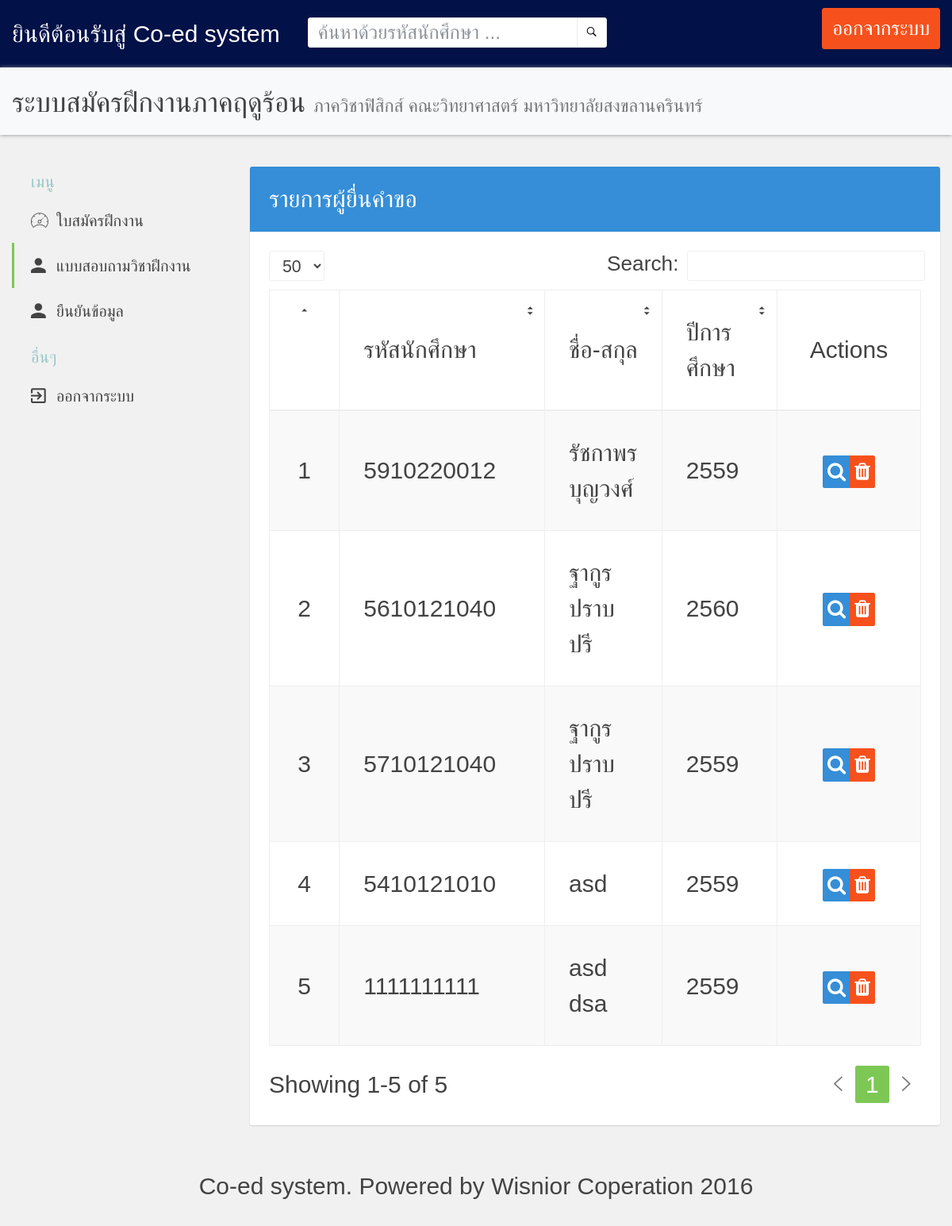
The app's page /student/question.php with its own data.
### tables this page shows
CREATE TABLE `trs3_registration` (
  `registration_id` int(10) UNSIGNED NOT NULL,
  `reg_year` varchar(6) NOT NULL,
  `std_id` varchar(10) NOT NULL,
  `std_fullname_th` varchar(150) NOT NULL,
  `std_fullname_en` varchar(150) NOT NULL,
  `std_profilepic` text NOT NULL,
  `dob` date NOT NULL,
  `age` int(11) NOT NULL,
  `rel` enum('0','1','2','3','4','99') NOT NULL DEFAULT '0',
  `race` varchar(100) NOT NULL,
  `nation` varchar(100) NOT NULL,
  `phone` varchar(15) NOT NULL,
  `email` varchar(150) NOT NULL,
  `address` text NOT NULL,
  `gpa` varchar(10) NOT NULL,
  `ergen_person` varchar(150) NOT NULL,
  `ergen_relation` varchar(150) NOT NULL,
  `ergen_phone` varchar(100) NOT NULL,
  `train_start` date NOT NULL,
  `train_end` date NOT NULL,
  `job_attr` varchar(255) NOT NULL,
  `job_type` varchar(255) NOT NULL,
  `act_1` varchar(255) NOT NULL,
  `act_2` varchar(255) NOT NULL,
  `act_3` varchar(255) NOT NULL,
  `act_4` varchar(255) NOT NULL,
  `eng_skill` enum('0','1','2','3') NOT NULL DEFAULT '0',
  `com_skill_1` varchar(255) NOT NULL,
  `com_skill_2` varchar(255) NOT NULL,
  `com_skill_3` varchar(255) NOT NULL,
  `reg_date` date NOT NULL,
  `confirm_status` enum('N','Y') NOT NULL DEFAULT 'N'
);

### xplor-connect.php (called while the page is built, shortened)
<?php
class database extends Configuration{
  private $pdo;
  public function connect(){
    try {
      $this->pdo = new PDO('mysql:host='.$this->config['host'].';dbname='.$this->config['dbname'], $this->config['dbuser'], $this->config['dbpass'], array(PDO::MYSQL_ATTR_INIT_COMMAND => "SET NAMES utf8") );
    } catch (Exception $e) {
      echo "Can not connect database";
    }
	}
  public function select($strSQL, $array){
    $stagement = $this->pdo->prepare($strSQL);
    $stagement->execute($array);
    $count = $stagement->rowCount();
    if($count > 0){
      return $stagement;
    }else{
      return false;
    }
  }
}

### student/question.php (the view, shortened to what this page needs)
<?php
include "../xplor-connect.php";
$db = new database();
$db->connect();
?>
<!DOCTYPE html>
<html>
  <head>
    <link rel="stylesheet" href="../../assets/js/plugins/datatables/jquery.dataTables.min.css" />
    <link rel="stylesheet" id="css-font-awesome" href="../../assets/css/font-awesome.css" />
    <link rel="stylesheet" id="css-ionicons" href="../../assets/css/ionicons.css" />
    <link rel="stylesheet" id="css-bootstrap" href="../../assets/css/bootstrap.css" />
    <link rel="stylesheet" id="css-app" href="../../assets/css/app.css" />
    <link rel="stylesheet" id="css-app-custom" href="../../assets/css/app-custom.css" />
  </head>
  <body>
                <header class="app-layout-header" style="background: #021148; color: #fff;">
                    <nav class="navbar navbar-default">
                        <div class="container-fluid">
                            <div class="navbar-header">
                                <span class="navbar-page-title">
                                  ยินดีต้อนรับสู่ Co-ed system
                        				</span>
                            </div>
                            <div class="collapse navbar-collapse" id="header-navbar-collapse">
                                <form class="navbar-form navbar-left app-search-form" role="search">
                                    <div class="form-group">
                                        <div class="input-group">
                                            <input class="form-control" type="search" id="search-input" placeholder="ค้นหาด้วยรหัสนักศึกษา ..." />
                                            <span class="input-group-btn">
                              								<button class="btn" type="button" style="color: #000;"><i class="ion-ios-search-strong"></i></button>
                              							</span>
                                        </div>
                                    </div>
                                </form>
                                <ul class="nav navbar-nav navbar-right navbar-toolbar hidden-sm hidden-xs">
                                    <li style="padding-top: 10px;">
                                      <button type="button" name="button" class="btn btn-app-red" id="btnSignout_sub">ออกจากระบบ</button>
                                    </li>
                                </ul>
                            </div>
                        </div>
                    </nav>
                </header>
  <div class="" style="background: #f7f9fa; padding: 0px 0px 10px 0px; margin-bottom: 20px; -moz-box-shadow: 0 0 5px #888;
            -webkit-box-shadow: 0 0 5px#888;
            box-shadow: 0 0 5px #888;">
                  <div class="container-fluid">
                    <div class="row">
                      <div class="col-sm-12 text-left">
                        <h2 style="font-weight: 400; background: transparent;">ระบบสมัครฝึกงานภาคฤดูร้อน <small>ภาควิชาฟิสิกส์ คณะวิทยาศาสตร์ มหาวิทยาลัยสงขลานครินทร์</small></h2>
                      </div>
                    </div>
                  </div>
    </div>
    <div class="container-fluid">
      <div class="row" style="padding-top: 0px; margin-top: 0px;">
        <div class="col-sm-3">
          <nav class="drawer-main">
            <ul class="nav nav-drawer" >
                <li class="nav-item nav-drawer-header" style="font-weight: 500; color: teal;">เมนู</li>
                <li class="nav-item ">
                    <a href="./" style="font-weight: 300;"><i class="ion-ios-speedometer-outline"></i> ใบสมัครฝึกงาน</a>
                </li>
                <li class="nav-item active">
                    <a href="./question/" style="font-weight: 300;"><i class="ion-android-person"></i> แบบสอบถามวิชาฝึกงาน</a>
                </li>
                <li class="nav-item">
                    <a href="./useraccount/" style="font-weight: 300;"><i class="ion-android-person"></i> ยืนยันข้อมูล</a>
                </li>
                <li class="nav-item nav-drawer-header" style="font-weight: 500; color: teal;">อื่นๆ</li>
                <li class="nav-item">
                    <a href="../signout.php" style="font-weight: 300;"><i class="ion-android-exit"></i> ออกจากระบบ</a>
                </li>
            </ul>
          </nav>
        </div>
        <div class="col-sm-9" style="padding-top: 20px;" id="loginPane">
          <div class="row">
            <div class="col-sm-12">
              <div class="card">
                <div class="card-header bg-blue bg-inverse">
                    <h4 style="background: transparent; font-weight: 400;">รายการผู้ยื่นคำขอ</h4>
                </div>
                <div class="card-block">
                  <table class="table table-bordered table-striped table-vcenter js-dataTable-full">
                    <thead>
                        <tr>
                            <th class="text-center"></th>
                            <th>รหัสนักศึกษา</th>
                            <th class="hidden-xs">ชื่อ-สกุล</th>
                            <th class="hidden-xs w-20">ปีการศึกษา</th>
                            <th class="text-center" style="width: 10%;">Actions</th>
                        </tr>
                    </thead>
                    <tbody>
                      <?php
                      $strSQL = "SELECT * FROM trs3_registration WHERE confirm_status = ? ORDER BY registration_id ";
                      $result = $db->select($strSQL, array("N"));
                      if($result){
                        $c = 1;
                        foreach ($result as $value) {
                          ?>
                          <tr>
                              <td class="text-center"><?php echo $c; $c++; ?></td>
                              <td class="font-500"><?php echo $value['std_id']; ?></td>
                              <td class="hidden-xs"><?php echo $value['std_fullname_th']; ?></td>
                              <td class="hidden-xs"><?php echo $value['reg_year']; ?></td>
                              <td class="text-center">
                                  <div class="btn-group">
                                      <button class="btn btn-xs btn-app-blue" type="button" data-toggle="tooltip" title="ดูข้อมูล" onclick="redirect('../applicationinfo/?pid=<?php echo $value['registration_id']; ?>')"><i class="fa fa-search"></i></button>
                                      <button class="btn btn-xs btn-app-red" type="button" data-toggle="tooltip" title="ลบรายการ" onclick="redirect_conf('../../controller/delete_register.php?pid=<?php echo $value['registration_id']; ?>')"><i class="fa fa-trash"></i></button>
                                  </div>
                              </td>
                          </tr>
                          <?php
                        }
                      }
                      ?>
                      </tbody>
                    </table>
                </div>
              </div>
            </div>
          </div>
        </div>
      </div>
    </div>
    <footer style="margin-top: 30px; padding-bottom: 50px;">
      <div class="container-fluid">
        <div class="row">
          <div class="col-sm-12 text-center">
            Co-ed system. Powered by Wisnior Coperation 2016
          </div>
        </div>
      </div>
    </footer>
    <link rel="stylesheet" type="text/css" href="../../ext-lib/sweetalert-master/dist/sweetalert.css">
  </body>
</html>

### assets/css/app.css (style rules this page uses)
.drawer-main { margin-top: 24px; font-size: 13px; -webkit-transform: translateZ(0); transform: translateZ(0); }
.nav-drawer li a { padding-right: 24px; padding-left: 52.99999px; color: inherit; font-weight: 500; }
.nav-drawer > li > a { border-left: 3px solid transparent; padding-top: 14px; padding-bottom: 13px; }
.nav-drawer > .active > a { background-color: transparent; border-color: #7dc855; }
.nav-drawer > li > a > i { position: absolute; left: 21px; font-size: 1.25em; line-height: 1.25; }
.nav-drawer-header { padding: 15px 24px 5px; font-size: 87.5%; letter-spacing: .5px; text-transform: uppercase; opacity: .38; }
.nav-drawer-header:first-of-type { padding-top: 0; }
.app-layout-header { z-index: 4; background-color: #fff; box-shadow: 0 1px 2px rgba(0, 0, 0, 0.14); }
.navbar-page-title { display: inline-block; margin-right: 20px; padding-top: 20px; padding-bottom: 20px; font-weight: 500; }
.navbar .app-search-form .form-control, .navbar .app-search-form .btn { background-color: #fff; border-color: #edeeef; }
.navbar .app-search-form .form-group { width: 100%; }
.card { margin-bottom: 24px; border-radius: 3px; box-shadow: 0 1px 2px rgba(0, 0, 0, 0.14); }
.card:not([class*="bg-"]) { background-color: #fff; }
.card-header { display: table; width: 100%; margin: 0; padding: 24px 24px; border-bottom: 1px solid transparent; border-top-right-radius: 3px; border-top-left-radius: 3px; }
.card-header > * { margin: 0; display: table-cell; vertical-align: middle; }
.card-block { padding: 24px 24px; }
.card-header + .card-block { padding-top: 16px; }
.w-20 { width: 20%; }
table.dataTable { margin-bottom: 16px !important; }
table.dataTable thead .sorting:after, table.dataTable thead .sorting_asc:after, table.dataTable thead .sorting_desc:after { font-family: Ionicons; opacity: 1; right: 1em; }
table.dataTable thead .sorting.text-center:after, table.dataTable thead .sorting_asc.text-center:after, table.dataTable thead .sorting_desc.text-center:after { left: 50%; right: auto; -webkit-transform: translate3d(-50%, 0, 0); transform: translate3d(-50%, 0, 0); }
table.dataTable thead .sorting:after { content: '\f361\00a0\f363'; display: inline-block; -webkit-transform: rotate(90deg); transform: rotate(90deg); }
table.dataTable thead .sorting_asc:after { content: '\f365'; }
.table.dataTable thead > tr > th.text-center { padding-right: 1em; }
.table.dataTable thead > tr > th { padding-left: 1em; }

### assets/css/app-custom.css (style rules this page uses)
body, h1, h2, h3, h4, small { font-family: "THSarabanNew", Helvetica, Arial, sans-serif; font-size: 30px; letter-spacing: 0px; }
body { background: #f1f1f1; }
h2 { font-size: 35px; font-weight: bold; }
h4 { font-size: 30px; font-weight: bold; }
.nav-item { font-size: 20px; }
.btn-app-red, .btn-app, .btn-app-teal, .btn-app-blue, .btn-default { font-size: 25px; }
small { font-weight: 200; background: transparent; }

### records on screen
trs3_registration: std "5910220012", std_fullname_th "รัชกาพร บุญวงศ์", reg_year "2559"
trs3_registration: std "5610121040", std_fullname_th "ฐากูร ปราบปรี", reg_year "2560"
trs3_registration: std "5710121040", std_fullname_th "ฐากูร ปราบปรี", reg_year "2559"
trs3_registration: std "5410121010", std_fullname_th "asd", reg_year "2559"
trs3_registration: std "1111111111", std_fullname_th "asd dsa", reg_year "2559"
